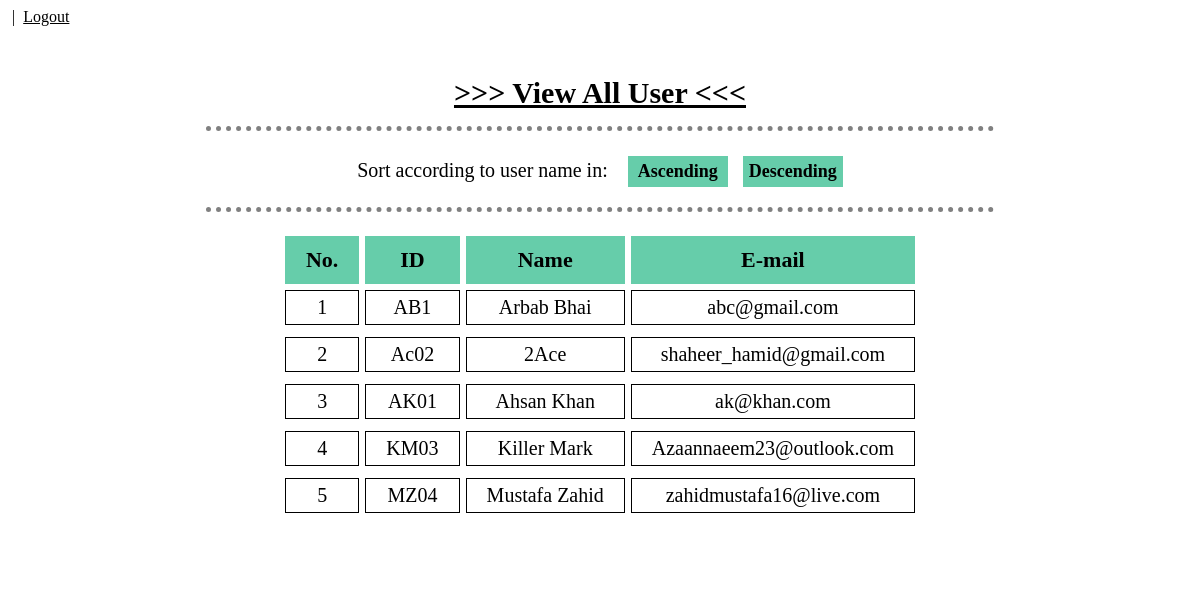
/Event-Management-System-PHP-master/EventManagementSystem/artist_manage_view.php (signed in), run on the app's committed database.
### tables this page shows
CREATE TABLE `artist` (
  `Artist_id` varchar(11) NOT NULL,
  `Artist_Name` varchar(20) NOT NULL,
  `Artist_Email` varchar(30) NOT NULL
);

### Event-Management-System-PHP-master/EventManagementSystem/artist_manage_view.php (the view, shortened to what this page needs)
<?php
	include "../database/connect.php";
	include '../session.php';
?>
<!DOCTYPE html>
<html>
<head>
</head>
<body background="..\image\concrete1.jpg">
	<div id="view" align="center">
		<br>
		<p><span style="text-decoration: underline;font-weight: 900;font-size: 30px"> >>> View All User <<< </span></p>
		<hr>
		<form action="artist_manage_view.php" method="POST" style="font-size: 20px;">
			Sort according to user name in: &nbsp;&nbsp;
			<input type="submit" name="ascending" value="Ascending">&nbsp;&nbsp;
			<input type="submit" name="descending" value="Descending">
		</form>
		<hr>
		<table align="center" cellpadding="20px" cellspacing="6px">
			<tr>
				<th>No.</th>
				<th>ID</th>
				<th>Name</th>
				<th>E-mail</th>
			</tr>
			<?php
				if (isset($_POST['ascending'])) {
					$count=0;
					$conn = mysqli_connect($servername, $username, $password, $dbname);
					$read_user = "SELECT * FROM artist ORDER BY Artist_Name ASC";
					$result_read_user = mysqli_query($conn, $read_user);
					if(mysqli_num_rows($result_read_user)>0){
						while($row = mysqli_fetch_array($result_read_user, MYSQLI_ASSOC)){
							$count=$count+1;
							echo "<tr>";
							echo "<td>".$count."</td>";
							echo "<td>".$row['Artist_id']."</td>";
							echo "<td>".$row['Artist_Name']."</td>";
							echo "<td>".$row['Artist_Email']."</td>";
							echo "<tr>";
						}
					}
				}
				else{
					$count=0;
					$conn = mysqli_connect($servername, $username, $password, $dbname);
					$read_user = "SELECT * FROM artist ORDER BY Artist_Id ASC";
					$result_read_user = mysqli_query($conn, $read_user);
					if(mysqli_num_rows($result_read_user)>0){
						while($row = mysqli_fetch_array($result_read_user, MYSQLI_ASSOC)){
							$count=$count+1;
							echo "<tr>";
							echo "<td>".$count."</td>";
							echo "<td>".$row['Artist_id']."</td>";
							echo "<td>".$row['Artist_Name']."</td>";
							echo "<td>".$row['Artist_Email']."</td>";
							echo "<tr>";
						}
					}
				}
			?>
		</table>
	</div>
</body>
</html>

### Event-Management-System-PHP-master/EventManagementSystem/artist_manage_view.php (style rules this page uses)
form { margin-left: 60px; margin-top: 15px; margin-right: 60px; }
table { max-width:1200px; margin-bottom:50px; margin-left:auto; margin-right:auto; background-color: white; text-align:center; }
th { background-color: #66CDAA; border:1px solid #66CDAA; font-size: 22px; text-align: center; padding-top: 10px ; padding-bottom: 10px ; }
td { border:1px solid black; font-size: 20px; font-family: Times New Roman; text-align: center; padding-top: 5px ; padding-bottom: 5px ; }
input[type=submit] { padding: 5px; color: black; border: none; background-color: #66CDAA; font-weight: 700; font-family: Times New Roman; font-size: 18px; text-align: center; width: 100px; }
div { margin: auto; padding-bottom: 1px; width: 70%; background-color: white; }
hr { border-top: 5px dotted grey; border-bottom: none; border-left: none; border-right: none; width: 95%; padding-top: 10px }

### data on the page
artist: Artist_id "AB1", Artist_Name "Arbab Bhai", Artist_Email "abc@gmail.com"
artist: Artist_id "Ac02", Artist_Name "2Ace", Artist_Email "shaheer_hamid@gmail.com"
artist: Artist_id "AK01", Artist_Name "Ahsan Khan", Artist_Email "ak@khan.com"
artist: Artist_id "KM03", Artist_Name "Killer Mark", Artist_Email "Azaannaeem23@outlook.com"
artist: Artist_id "MZ04", Artist_Name "Mustafa Zahid", Artist_Email "zahidmustafa16@live.com"
